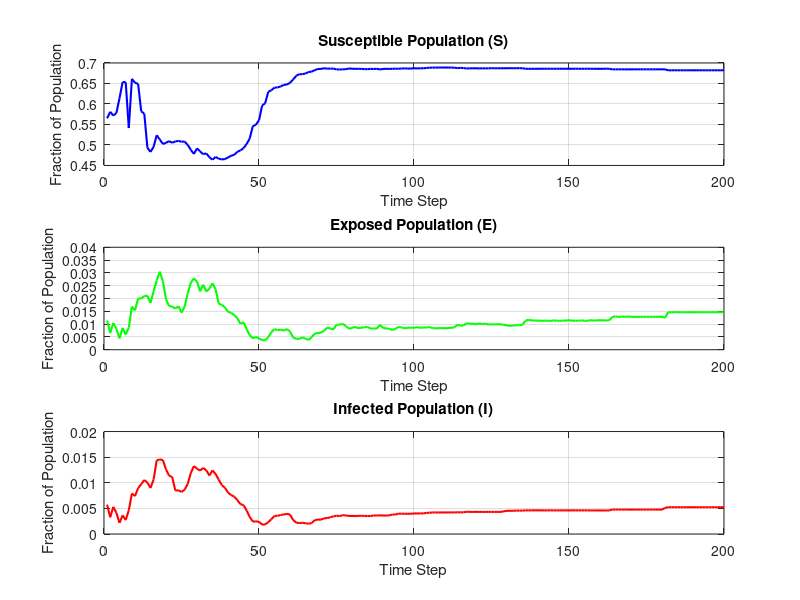
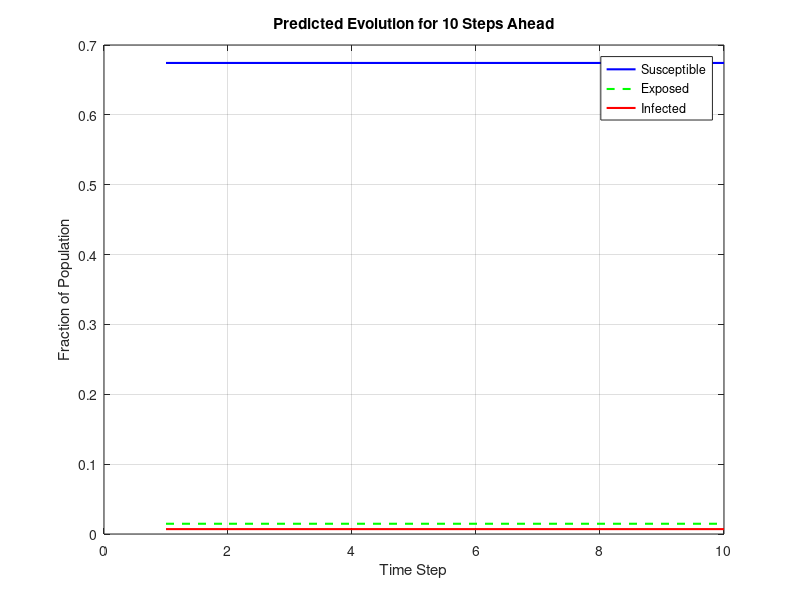

These charts were generated, in order, by the following MATLAB code:
% Initialization
num_particles = 1000;                  % Number of particles
num_steps = 200;                       % Number of steps in the simulation
S_particles = 0.4 * ones(num_particles, 1);  % Initial Susceptible state
E_particles = zeros(num_particles, 1);      % Initial Exposed state
I_particles = 0.01 * ones(num_particles, 1); % Initial Infected state
weights = ones(num_particles, 1) / num_particles; % Uniform weights

% Parameters
r1 = 0.1;
r2 = 0.3;
b1 = 0.005;
b2 = 0.1;
b3 = 0.05;
b4 = 0.2;
dt = 1;

% Arrays to store the averages for plotting
avg_S = zeros(num_steps, 1);
avg_E = zeros(num_steps, 1);
avg_I = zeros(num_steps, 1);

% Observation model noise
w4 = exp(randn * 0.3); 

% Simulation of the system and Particle Filter
for t = 1:num_steps
    % Observation model (measurement)
    y(t) = (0.2 * E_particles(1) + I_particles(1)) * w4; 

    % Prediction Step (Particle Update)
    for j = 1:num_particles
        % Stochastic noise factors
        w1 = exp(randn * 0.5);
        w2 = exp(randn * 0.3);
        w3 = exp(randn * 0.3);

        % Update S, E, I for each particle using the model
        S_particles(j + 1) = S_particles(j) + dt * ((-r1 * E_particles(j) * S_particles(j) - r2 * I_particles(j) * S_particles(j)) * w1 + b1 * (1 - E_particles(j) - I_particles(j) - S_particles(j)) * w2);
        E_particles(j + 1) = E_particles(j) + dt * ((r1 * S_particles(j) * E_particles(j) + r2 * I_particles(j) * S_particles(j)) * w1 - w3 * (b2 + b3) * E_particles(j));
        I_particles(j + 1) = I_particles(j) + dt * w3 * (b2 * E_particles(j) - b4 * I_particles(j));
    end

    % Correction Step (Weight Update based on Measurement)
    for j = 1:num_particles
        y_pred = (0.2 * E_particles(j) + I_particles(j)) * w4;
        % Log-normal distribution likelihood
        likelihood = (1 / (y_pred * sqrt(2 * pi * 0.3^2))) * exp(-((log(y_pred) - log(y(t)))^2 / (2 * w4^2)));
        weights(j) = weights(j) * likelihood;
    end

    % Normalize the weights
    weights = weights / sum(weights);

    % Resampling Step
    % Resampling based on particle weights to reduce degeneracy
    indices = randsample(1:num_particles, num_particles, true, weights);
    S_particles = S_particles(indices);
    E_particles = E_particles(indices);
    I_particles = I_particles(indices);

    % Store average values for plotting
    avg_S(t) = mean(S_particles);
    avg_E(t) = mean(E_particles);
    avg_I(t) = mean(I_particles);
end

% Predicted values of S, E, I for 10 steps ahead
predicted_S = mean(S_particles);
predicted_E = mean(E_particles);
predicted_I = mean(I_particles);

% Predict the evolution for 10 steps ahead
for t = 1:10
    w1 = exp(randn * 0.5);
    w2 = exp(randn * 0.3);
    w3 = exp(randn * 0.3);

    predicted_S = predicted_S + dt * ((-r1 * predicted_E * predicted_S - r2 * predicted_I * predicted_S) * w1 + b1 * (1 - predicted_E - predicted_I - predicted_S) * w2);
    predicted_E = predicted_E + dt * ((r1 * predicted_S * predicted_E + r2 * predicted_I * predicted_S) * w1 - w3 * (b2 + b3) * predicted_E);
    predicted_I = predicted_I + dt * w3 * (b2 * predicted_E - b4 * predicted_I);
end

% Display predicted values
disp('Predicted Evolution 10 Steps Ahead:');
disp(['S: ', num2str(predicted_S)]);
disp(['E: ', num2str(predicted_E)]);
disp(['I: ', num2str(predicted_I)]);

% Plotting the results
figure;
subplot(3, 1, 1);
plot(1:num_steps, avg_S, 'b', 'LineWidth', 1.5);
title('Susceptible Population (S)');
xlabel('Time Step');
ylabel('Fraction of Population');
grid on;

subplot(3, 1, 2);
plot(1:num_steps, avg_E, 'g', 'LineWidth', 1.5);
title('Exposed Population (E)');
xlabel('Time Step');
ylabel('Fraction of Population');
grid on;

subplot(3, 1, 3);
plot(1:num_steps, avg_I, 'r', 'LineWidth', 1.5);
title('Infected Population (I)');
xlabel('Time Step');
ylabel('Fraction of Population');
grid on;

% Plot the predicted evolution after 10 steps
figure;
plot(1:10, predicted_S * ones(10, 1), 'b', 'LineWidth', 1.5);
hold on;
plot(1:10, predicted_E * ones(10, 1), 'g--', 'LineWidth', 1.5);
plot(1:10, predicted_I * ones(10, 1), 'r', 'LineWidth', 1.5);
title('Predicted Evolution for 10 Steps Ahead');
xlabel('Time Step');
ylabel('Fraction of Population');
legend({'Susceptible', 'Exposed', 'Infected'});
grid on;
